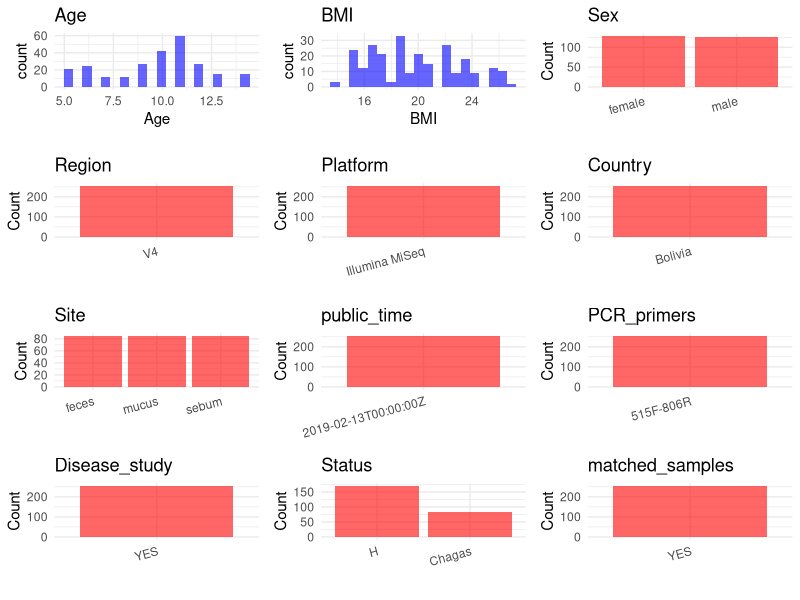

R code for this plot: (Note: this script raises an error after producing the figure.)
## ---- chunk 1
# Load necessary libraries
library(dplyr)
library(ggplot2)
library(cowplot)

# Set working directory (update this path to your local directory)
setwd("D:/metadata/PRJEB31199")

# Read the initial metadata files
initial_meta<-read.csv("SraRunTable.csv",header = T)

# Combine the two metadata files
#meta <- rbind(initial_meta, initial_meta1)

#Remove entries non-oral samples
#initial_meta <- subset(initial_meta, Organism == "human oral metagenome")

# Check the number of samples containing "HT" in Sample.Name (e.g., healthy controls)
#nrow(subset(meta, grepl("HT", Sample.Name)))

# Display the first few rows of the metadata
head(initial_meta)
## ---- chunk 2
# Create a uniform metadata dataframe
metadata <- data.frame(
  BioProject = initial_meta$BioProject,
  Run = initial_meta$Run,
  sample_name = initial_meta$Sample.Name,
  Age = initial_meta$Host_age,
  BMI = initial_meta$host_body_mass_index,
  Sex= initial_meta$sex,
  Region = "V4",
  Platform = initial_meta$Instrument,
  Country = initial_meta$geo_loc_name_country,
  Site = initial_meta$env_material,
  public_time = initial_meta$ReleaseDate,
  stringsAsFactors = FALSE
)
## ---- chunk 3
# Add information obtained from the publication
metadata$PCR_primers <- "515F-806R"
metadata$title <- "The fecal oral and skin microbiota of children with Chagas disease treated with benznidazole"
metadata$Disease_study <- "YES"
# Assign disease status based on sample_name patterns
#metadata$Status<-"NA"

#extract subject id by remove prefix of sample_name

metadata <- metadata %>%
  mutate(Status = case_when(
    initial_meta$medical_conditions == "Negative Chagas" ~ "H",
    initial_meta$medical_conditions == "Chronic Chagas" ~ "Chagas"
  ))

fields <- c("Age", "BMI", "Sex")

stopifnot(all(fields %in% colnames(metadata)))


has_duplicate <- metadata %>% 
  select(all_of(fields)) %>% 
  na.omit() %>%                
  duplicated() %>%             
  any()                        

metadata <- metadata %>% 
  mutate(matched_samples = if (has_duplicate) "YES" else "NO")

output_df <- metadata %>% 
  filter(matched_samples == "YES" | 
        (matched_samples == "NO" & Site == "mucus"))

cat("Total rows in output_df :", nrow(output_df), "\n")
cat("YES rows                :", sum(output_df$matched_samples == "YES"), "\n")
cat("NO & mucus rows         :", sum(output_df$matched_samples == "NO"), "\n")
## ---- chunk 4
# Check the number of unique runs and sample names
print(paste("Number of unique runs:", length(unique(metadata$Run))))
print(paste("Number of unique sample names:", length(unique(metadata$sample_name))))
## ---- chunk 5
# Select columns for visualization
plot_data <- metadata %>%
  select(-BioProject, -Run, -sample_name, -title)

# Function to create simple plots for each column
create_simple_plots <- function(data) {
  plots <- list()
  
  for (col in colnames(data)) {
    # Check if the column is all NA
    if (all(is.na(data[[col]]))) {
      # Create an empty plot with text indicating all NA
      p <- ggplot() +
        annotate("text", x = 0.5, y = 0.5, label = "this column is NA", size = 6) +
        labs(title = col) +
        theme_void()
    } else if (is.numeric(data[[col]])) {
      # Numeric variable: histogram
      p <- ggplot(data, aes(x = .data[[col]])) +
        geom_histogram(fill = "blue", alpha = 0.6, bins = 20, na.rm = TRUE) +
        labs(title = col) +
        theme_minimal()
    } else {
      # Categorical variable: bar plot (remove NA values)
      count_data <- as.data.frame(table(data[[col]], useNA = "ifany"))
      p <- ggplot(count_data, aes(x = reorder(Var1, -Freq), y = Freq)) +
        geom_col(fill = "red", alpha = 0.6) +
        labs(title = col, x = NULL, y = "Count") +
        theme_minimal() +
        theme(axis.text.x = element_text(angle = 15, hjust = 1))
    }
    plots[[col]] <- p
  }
  
  return(plots)
}

# Generate and arrange plots
plots <- create_simple_plots(plot_data)
p<-plot_grid(plots$Age, 
          plots$BMI, 
          plots$Sex, 
          plots$Region, 
          plots$Platform, 
          plots$Country, 
          plots$Site,
          plots$public_time, 
          plots$PCR_primers,
          plots$Disease_study,
          plots$Status,
          plots$matched_samples,# add 
          ncol = 3, align = "hv", axis = "lb")
ggsave("Metadata_Summary.png", plot = p, width = 8, height = 6, dpi = 150)
## ---- chunk 6
knitr::include_graphics("metadata_summary.png")
## ---- chunk 7
# Reorder columns to match the desired format
metadata <- metadata[, c(
  "BioProject", "Run", "sample_name", "Age", "BMI", "Sex", 
  "Region", "Platform", "Country", "Site", "public_time", 
  "PCR_primers", "title", "Disease_study", "Status","matched_samples"
)]

# Export the uniform metadata to a CSV file
write.csv(metadata, file = "metadata.csv", quote = TRUE)
head(metadata)
